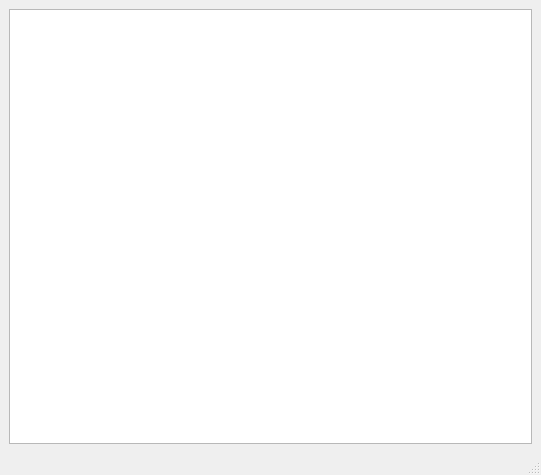
<?xml version="1.0" encoding="UTF-8"?>
<ui version="4.0">
 <class>MainWindow</class>
 <widget class="QMainWindow" name="MainWindow">
  <property name="geometry">
   <rect>
    <x>0</x>
    <y>0</y>
    <width>541</width>
    <height>475</height>
   </rect>
  </property>
  <property name="windowTitle">
   <string>MainWindow</string>
  </property>
  <widget class="QWidget" name="centralwidget">
   <layout class="QGridLayout" name="gridLayout_2">
    <item row="0" column="0">
     <layout class="QGridLayout" name="gridLayout">
      <item row="0" column="0">
       <widget class="QListView" name="listView"/>
      </item>
     </layout>
    </item>
   </layout>
  </widget>
  <widget class="QMenuBar" name="menubar">
   <property name="geometry">
    <rect>
     <x>0</x>
     <y>0</y>
     <width>541</width>
     <height>21</height>
    </rect>
   </property>
  </widget>
  <widget class="QStatusBar" name="statusbar"/>
 </widget>
 <resources/>
 <connections/>
</ui>
